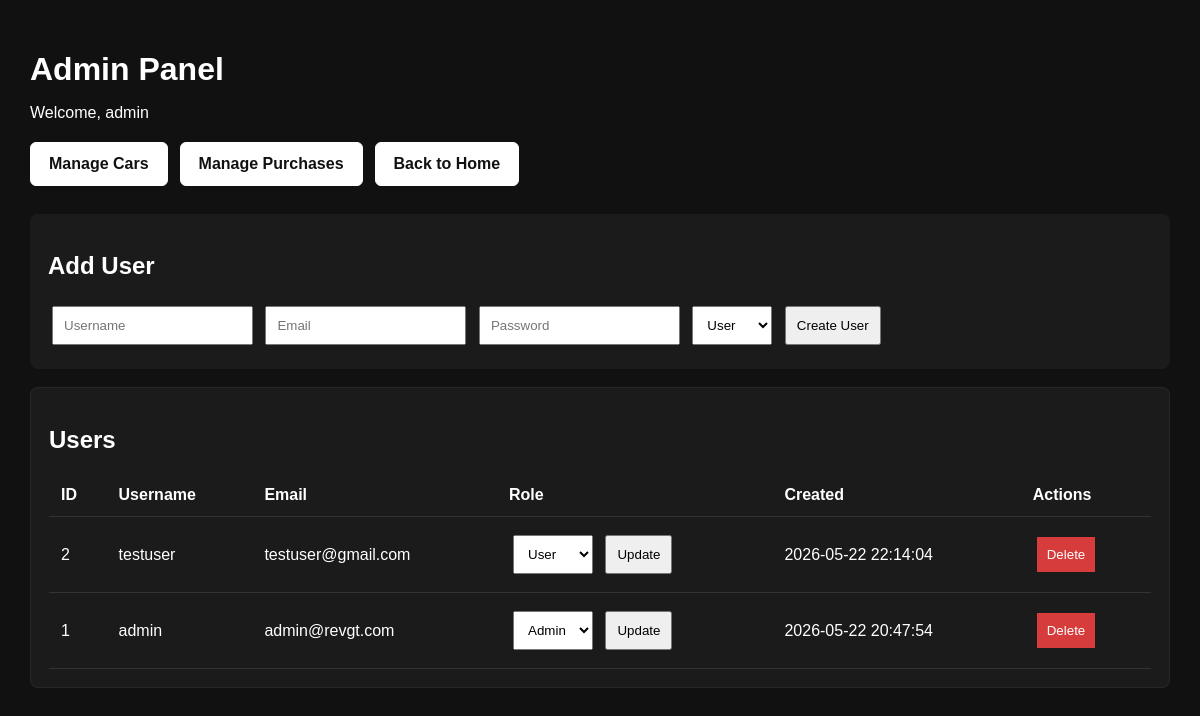
/admin_users.php (signed in), run on the app's committed database.
### tables this page shows
CREATE TABLE `users` (
  `id` int(11) NOT NULL AUTO_INCREMENT,
  `username` varchar(50) NOT NULL,
  `email` varchar(120) NOT NULL,
  `password_hash` varchar(255) NOT NULL,
  `role` enum('admin','user') NOT NULL DEFAULT 'user',
  `created_at` timestamp NOT NULL DEFAULT current_timestamp(),
  PRIMARY KEY (`id`),
  UNIQUE KEY `username` (`username`),
  UNIQUE KEY `email` (`email`)
);

### admin_users.php (the view, shortened to what this page needs)
<?php
require_once __DIR__ . "/config/db.php";
$result = mysqli_query($conn, "SELECT id, username, email, role, created_at FROM users ORDER BY id DESC");
$users = mysqli_fetch_all($result, MYSQLI_ASSOC);
?>
<!DOCTYPE html>
<html>
<head>
    <link rel="stylesheet" href="admin.css">
</head>
<body>
<h1>Admin Panel</h1>
<p>Welcome, <?php echo htmlspecialchars($_SESSION["user"]); ?></p>
<div class="admin-nav">
    <a href="admin_cars.php">Manage Cars</a>
    <a href="admin_purchases.php">Manage Purchases</a>
    <a href="home.php">Back to Home</a>
</div>
<div class="admin-form">
    <h2>Add User</h2>
    <form method="POST">
        <input type="text" name="username" placeholder="Username" required>
        <input type="email" name="email" placeholder="Email" required>
        <input type="password" name="password" placeholder="Password" required>
        <select name="role">
            <option value="user">User</option>
        </select>
        <button type="submit">Create User</button>
    </form>
</div>
<div class="card">
    <h2>Users</h2>
    <table>
        <tr>
            <th>ID</th>
            <th>Username</th>
            <th>Email</th>
            <th>Role</th>
            <th>Created</th>
            <th>Actions</th>
        </tr>
        <?php foreach ($users as $user): ?>
            <tr>
                <td><?php echo (int)$user["id"]; ?></td>
                <td><?php echo htmlspecialchars($user["username"]); ?></td>
                <td><?php echo htmlspecialchars($user["email"]); ?></td>
                <td>
                    <form method="POST">
                        <select name="role">
                            <option value="user" <?php if ($user["role"] === "user") echo "selected"; ?>>User</option>
                            <option value="admin" <?php if ($user["role"] === "admin") echo "selected"; ?>>Admin</option>
                        </select>
                        <button type="submit">Update</button>
                    </form>
                </td>
                <td><?php echo htmlspecialchars($user["created_at"]); ?></td>
                <td>
                    <form method="POST" onsubmit="return confirm('Delete this user?');">
                        <button class="btn-danger" type="submit">Delete</button>
                    </form>
                </td>
            </tr>
        <?php endforeach; ?>
    </table>
</div>
</body>
</html>

### admin.css (style rules this page uses)
body { margin: 0; font-family: system-ui, sans-serif; background: radial-gradient(circle at top, #0a0f1f, #000); color: white; padding: 40px; }
h1 { margin-bottom: 10px; }
.card { background: rgba(20, 20, 20, 0.8); padding: 20px; margin-top: 20px; border-radius: 12px; border: 1px solid rgba(255, 255, 255, 0.05); transition: 0.3s; }

### admin_users.php (style rules this page uses)
body { font-family: Arial, sans-serif; padding: 30px; background: #111; color: #fff; }
.admin-nav { display: flex; gap: 12px; margin: 20px 0 28px; flex-wrap: wrap; }
.admin-nav a { background: #ffffff; color: #111111; padding: 12px 18px; border-radius: 6px; text-decoration: none; font-weight: bold; border: 1px solid #ffffff; }
table { width: 100%; border-collapse: collapse; margin-top: 18px; background: #1b1b1b; }
th, td { padding: 12px; border-bottom: 1px solid #333; text-align: left; }
input, select, button { padding: 10px; margin: 6px 4px; }
button { cursor: pointer; }
.admin-form, .card { background: #1b1b1b; padding: 18px; margin: 18px 0; border-radius: 8px; }
.btn-danger { background: #d63c3c; color: white; border: 0; cursor: pointer; }

### data on the page
users: id "2", username "testuser", email "testuser@gmail.com", role "User", created_at "2026-05-22 22:14:04"
users: id "1", username "admin", email "admin@revgt.com", role "Admin", created_at "2026-05-22 20:47:54"

### other printed values
$_SESSION["user"] "admin"
